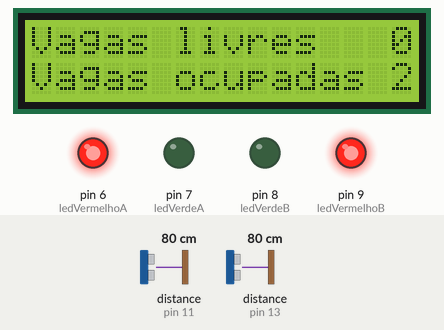
Recording of a sketch running on a simulated Arduino Uno, built with avr-gcc and run on an emulated ATmega328P. Shown: 16×2 character LCD, output pins drawn as LEDs (lit = HIGH). Wiring (inferred from the names in the program): 2 × ultrasonic range finder: trigger pin 10, echo pin 11 / trigger pin 12, echo pin 13. The test bench sets the inputs (shaded band); at power-on: distance to the obstacle (sensors on pin 11, pin 13) 80 cm. The echo pulse lasts 58.3 µs per cm; pins used as bus, display or sensor lines are not drawn.

Above: at 1.2 s.
1.3 s: distance to the obstacle (sensor on pin 11) set to 199 cm
2.8 s: distance to the obstacle (sensor on pin 11) set to 204 cm
At 3.6 s:
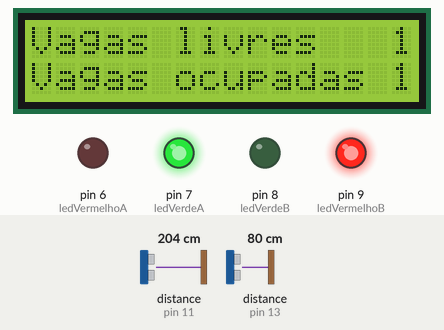
4.4 s: distance to the obstacle (sensor on pin 11) set to 120 cm
At 6.0 s:
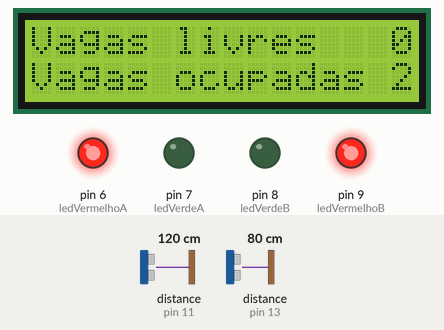
7.4 s: distance to the obstacle (sensor on pin 11) set to 299 cm
At 8.4 s:
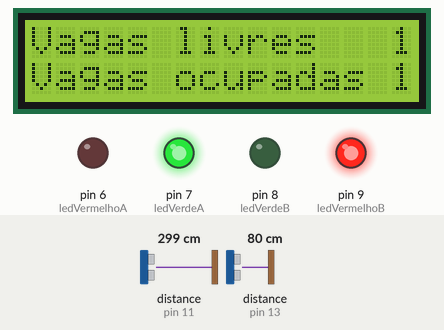
10.4 s: distance to the obstacle (sensor on pin 13) set to 197 cm
11.9 s: distance to the obstacle (sensor on pin 13) set to 208 cm
At 13.1 s:
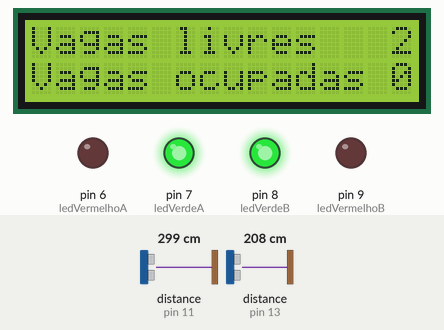
Timing chart, 0 to 14.5 s (numbered marks = the images above; inputs shaded):
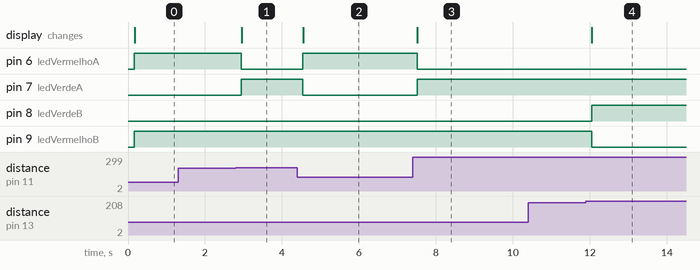

The sketch:

simulador_estacionamento.ino
```cpp
#define ledVermelhoA 6
#define ledVerdeA 7
#define ledVerdeB 8
#define ledVermelhoB 9
#define triggerg 10
#define echog 11
#define triggerr 12
#define echor 13
float tVaga1 = 0, dVaga1 = 0;
float tVaga2 = 0, dVaga2 = 0;
int vagasLivres = 2;
int vagasOcupadas = 0;

// inclui a biblioteca de utilização do display de LCD:
#include <LiquidCrystal.h>
// Caracteríscias iniciais do hardware
LiquidCrystal lcd(0, 1, 2, 3, 4, 5);
// Sequência p/comunicação com 6 pinos (RS-EN-D4-D5-D6-D7)
// Sequência p/comunicação com 10 pinos(RS-EN-D1-D2-D3-D4-D5-D6-D7)
void setup()
{

    lcd.begin(16, 2);

    pinMode(ledVerdeA, OUTPUT);
    pinMode(ledVermelhoB, OUTPUT);
    pinMode(ledVermelhoA, OUTPUT);
    pinMode(ledVerdeB, OUTPUT);
    pinMode(triggerg, OUTPUT);
    pinMode(triggerr, OUTPUT);
    pinMode(echog, INPUT);
    pinMode(echor, INPUT);
}
void loop()
{
    digitalWrite(triggerr, LOW);
    delayMicroseconds(5);
    digitalWrite(triggerr, HIGH);
    delayMicroseconds(5);
    digitalWrite(triggerr, LOW);
    float tVaga1 = pulseIn(echor, HIGH);
    dVaga1=(tVaga1*340/20000)/100;
    delayMicroseconds(5);


    digitalWrite(triggerg, LOW);
    delayMicroseconds(5);
    digitalWrite(triggerg, HIGH);
    delayMicroseconds(5);
    digitalWrite(triggerg, LOW);
    float tVaga2 = pulseIn(echog, HIGH);
    dVaga2 = (tVaga2*340/20000)/100;
    delay(90);

    if (dVaga1 < 2.00 && dVaga2 < 2.00)
    {
        todasVagasOcupadas();
    }

    else if (dVaga1 < 2.00 && dVaga2 > 2.00)
    {
        vagaAOcupada();
    }

    else if (dVaga1 > 2.00 && dVaga2 < 2.00)
    {
        vagaBOcupada();
    }

    else if (dVaga1 > 2.00 && dVaga2 > 2.00)
    {
        todasVagasLivres();
    }
}

void todasVagasOcupadas()
{
    digitalWrite(ledVerdeA, LOW);
    digitalWrite(ledVerdeB, LOW);
    digitalWrite(ledVermelhoA, HIGH);
    digitalWrite(ledVermelhoB, HIGH);

    vagasLivres = 0;
    vagasOcupadas = 2;

    lcd.clear();
    lcd.setCursor(0, 0);
    lcd.print("Vagas livres   " + String(vagasLivres));
    lcd.setCursor(0, 1);
    lcd.print("Vagas ocupadas " + String(vagasOcupadas));
}

void vagaAOcupada()
{
    digitalWrite(ledVerdeA, HIGH);
    digitalWrite(ledVerdeB, LOW);
    digitalWrite(ledVermelhoA, LOW);
    digitalWrite(ledVermelhoB, HIGH);

    vagasLivres = 1;
    vagasOcupadas = 1;

    lcd.clear();
    lcd.setCursor(0, 0);

    lcd.print("Vagas livres   " + String(vagasLivres));
    lcd.setCursor(0, 1);
    lcd.print("Vagas ocupadas " + String(vagasOcupadas));
}

void vagaBOcupada()
{
    digitalWrite(ledVerdeA, LOW);
    digitalWrite(ledVerdeB, HIGH);
    digitalWrite(ledVermelhoA, HIGH);
    digitalWrite(ledVermelhoB, LOW);

    vagasLivres = 1;
    vagasOcupadas = 1;

    lcd.clear();
    lcd.setCursor(0, 0);
    lcd.print("Vagas livres   " + String(vagasLivres));
    lcd.setCursor(0, 1);
    lcd.print("Vagas ocupadas " + String(vagasOcupadas));
}

void todasVagasLivres()
{
    digitalWrite(ledVerdeA, HIGH);
    digitalWrite(ledVerdeB, HIGH);
    digitalWrite(ledVermelhoA, LOW);
    digitalWrite(ledVermelhoB, LOW);

    vagasLivres = 2;
    vagasOcupadas = 0;

    lcd.clear();
    lcd.setCursor(0, 0);
    lcd.print("Vagas livres   " + String(vagasLivres));
    lcd.setCursor(0, 1);
    lcd.print("Vagas ocupadas " + String(vagasOcupadas));
}
```

Measured:
- the behaviour switches between 201 and 202 cm on distance to the obstacle (sensor on pin 11) (found by bisection; images 0 and 1)
- the behaviour switches between 202 and 203 cm on distance to the obstacle (sensor on pin 13) (found by bisection; images 3 and 4)
- after the input at 1.3 s, every drawn part: stays the same
- after the input at 2.8 s, pin 6 (ledVermelhoA): HIGH → LOW after 0.14 s; pin 7 (ledVerdeA): LOW → HIGH after 0.14 s; the display: changes after 0.15 s (image 1)
- after the input at 4.4 s, pin 6 (ledVermelhoA): LOW → HIGH after 0.14 s; pin 7 (ledVerdeA): HIGH → LOW after 0.14 s; the display: changes after 0.15 s (image 2)
- after the input at 7.4 s, pin 6 (ledVermelhoA): HIGH → LOW after 0.12 s; pin 7 (ledVerdeA): LOW → HIGH after 0.12 s; the display: changes after 0.12 s (image 3)
- after the input at 10.4 s, every drawn part: stays the same
- after the input at 11.9 s, pin 8 (ledVerdeB): LOW → HIGH after 0.15 s; pin 9 (ledVermelhoB): HIGH → LOW after 0.15 s; the display: changes after 0.16 s (image 4)
